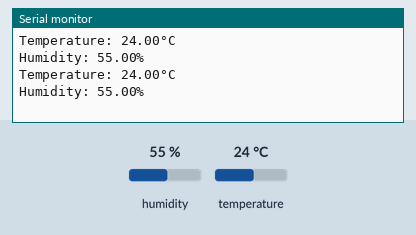
The sketch below on a simulated Arduino Uno, built with avr-gcc and run on an emulated ATmega328P. Parts: the last lines printed to the serial monitor. The test bench sets the inputs (shaded band); at power-on: humidity 55 %, temperature 24 °C.

Above: at 2.8 s.
2.9 s: humidity set to 22 %
At 4.7 s:
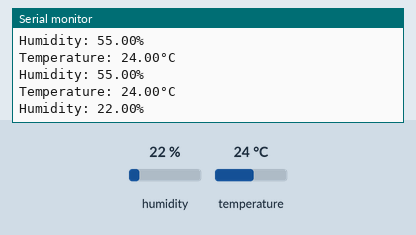
5.6 s: temperature set to 12 °C
At 7.1 s:
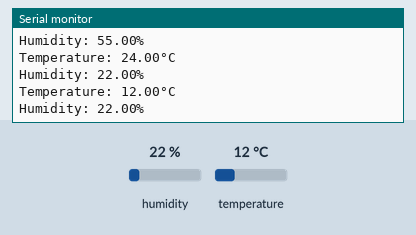
8.3 s: humidity set to 40 %
At 10.8 s:
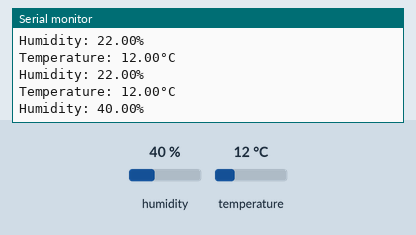
Timing chart, 0 to 12.3 s (numbered marks = the images above; inputs shaded):
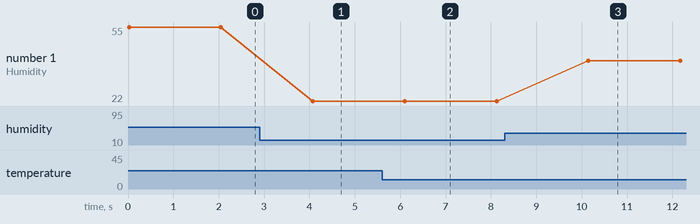

Measured:
- after the input at 2.9 s, the serial monitor: prints a new line after 1.2 s (image 1)
- after the input at 5.6 s, the serial monitor: prints a new line after 0.50 s (image 2)
- after the input at 8.3 s, the serial monitor: prints a new line after 1.8 s (image 3)
- plotted number 1: 55 → 22 after the input at 2.9 s, 22 → 40 after the input at 8.3 s

The sketch:

temperature_humidity.ino
```cpp
#include <DHT.h>

const int dhtPin = 4;

DHT dht(dhtPin, DHT11);

void setup() {
  dht.begin();
  Serial.begin(115200);
}

void loop() {
  float temperature = dht.readTemperature();
  float humidity = dht.readHumidity();

  if (isnan(temperature) || isnan(humidity)) {
    Serial.println("Failed to read from DHT sensor.");
    delay(2000);
    return;
  }

  if (humidity < 0 || humidity > 100) {
    Serial.println("The humidity measurement is invalid.");
    delay(2000);
    return;
  }

  if (temperature < 0 || temperature > 50) {
    Serial.println("Temperature reading outside acceptable range.");
    delay(2000);
    return;
  }

  Serial.print("Temperature: ");
  Serial.print(temperature);
  Serial.println("°C");

  Serial.print("Humidity: ");
  Serial.print(humidity);
  Serial.println("%");

  delay(2000);
}
```
